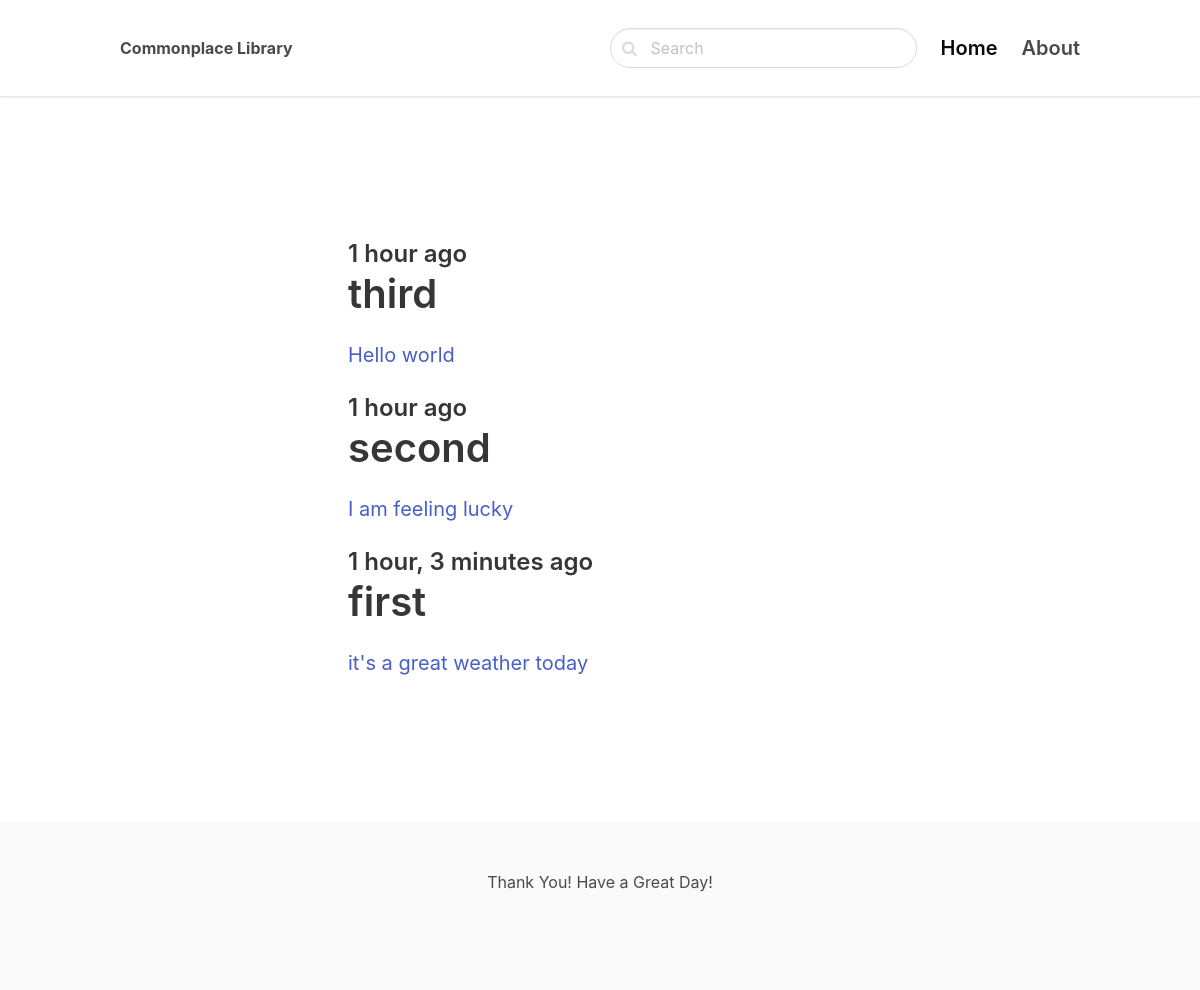
The page / on the database its author committed.
### blog/models.py (models this page shows, shortened)
class Post(models.Model):
    ACTIVE = 'active'
    DRAFT = 'draft'
    CHOICES_STATUS = (
        (ACTIVE, 'Active'),
        (DRAFT, 'Draft')
    )
    category = models.ForeignKey(Category, related_name='posts', on_delete=models.CASCADE)
    title = models.CharField(max_length=255)
    slug = models.SlugField()
    intro = models.TextField()
    body = models.TextField()
    created_at = models.DateTimeField(auto_now_add=True)
    status = models.CharField(max_length=10, choices=CHOICES_STATUS, default=ACTIVE)
    class Meta:
        ordering = ('-created_at',)

### core/views.py (the view)
# urls.py: path('', frontpage, name='frontpage'),
def frontpage(request):
    posts = Post.objects.filter(status=Post.ACTIVE)
    return render(request, 'core/frontpage.html', {'posts': posts})

### core/templates/core/frontpage.html (shortened to what this page needs)
{% extends 'core/base.html' %}
{% block content %}
    <section class="hero">
        <div class="hero-body">
            <div class="container">
                <section class="section">
                    <div class="columns">
                        <div class="column is-8 is-offset-2">
                            {% for post in posts %}
                                <div class="content is-medium">
                                    <a href="{% url 'post_detail' post.category.slug post.slug %}">
                                        <h2 class="subtitle is-4">{{ post.created_at|timesince }} ago</h2>
                                        <h1 class="title">{{ post.title }}</h1>
                                        <p>{{ post.intro }}</p>
                                    </a>
                                </div>
                            {% endfor %}
                        </div>
                    </div>
                </section>
            </div>
        </div>
    </section>
{% endblock %}

### rows shown on the page
Post: created_at "1 hour", title "third", intro "Hello world"
Post: created_at "1 hour", title "second", intro "I am feeling lucky"
Post: created_at "1 hour, 3 minutes", title "first", intro "it's a great weather today"
